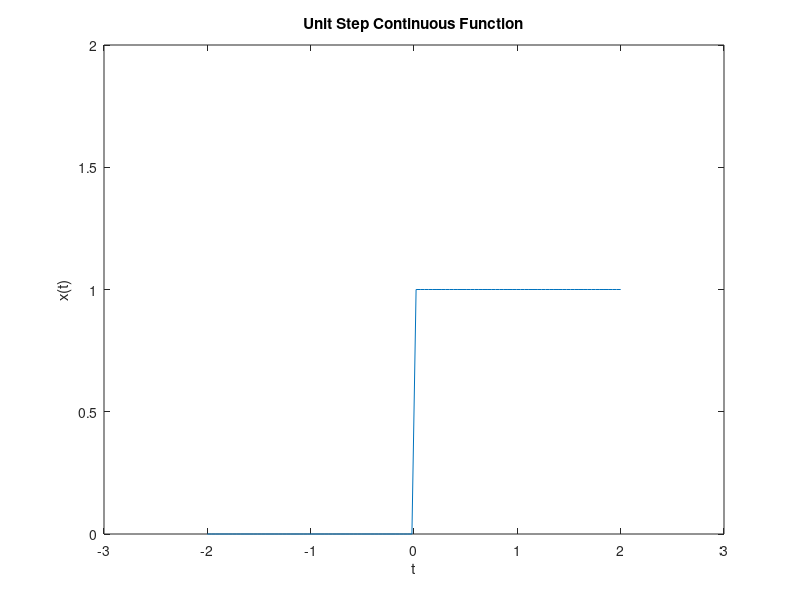

Reproduce this figure in MATLAB.
function contunit()
x1=linspace(-2, 2);
y1=1*(x1>=0)+0*(x1<0);
plot(x1,y1);
xlim([-3, 3]);
ylim([0, 2]);
xlabel('t');
ylabel('x(t)');
title('Unit Step Continuous Function');
end